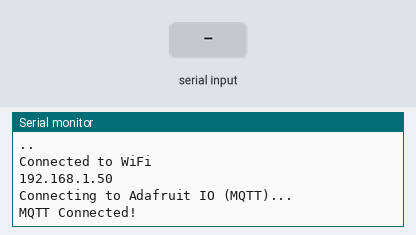
A sketch run on a simulated ESP32. Shown: the last lines printed to the serial monitor. The test bench sets the inputs (shaded band). WiFi joins after 1.5 s; servers stay silent unless stated; no MQTT or app messages arrive unless stated.

Above: at 3.2 s.
3.3 s: "1\n" received over the second serial link
At 3.7 s:
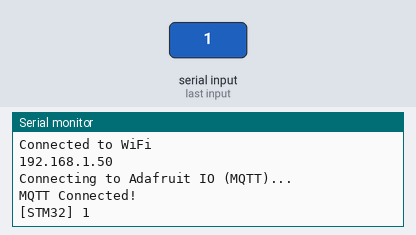
4.8 s: "0\n" received over the second serial link
At 6.0 s:
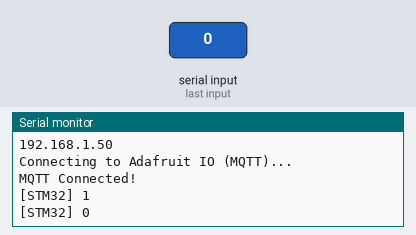
6.3 s: "2\n" received over the second serial link
At 7.1 s:
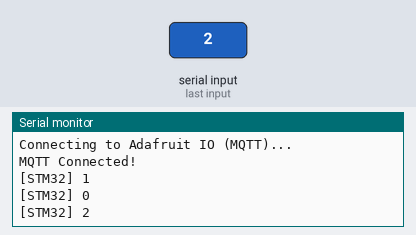

The sketch:

nodemcu_logger.ino
```cpp
#include <WiFi.h>
#include <HardwareSerial.h>
#include "Adafruit_MQTT.h"
#include "Adafruit_MQTT_Client.h"

#define RX2 16
// Adafruit IO credentials
#define AIO_USERNAME  "xxxxxx"
#define AIO_KEY       "xxxxxxx"
#define AIO_SERVER    "io.adafruit.com"
#define AIO_SERVER_PORT 1883  // Non-secure port
#define AIO_LOG_FEED "xxxxxx/feeds/default.password-auth-feed"

// Wi-Fi credentials
const char* ssid = "xxxxx";
const char* password = "xxxxx";


// Set up the WiFi client and MQTT client
WiFiClient client;
Adafruit_MQTT_Client mqtt(&client, AIO_SERVER, AIO_SERVER_PORT, AIO_USERNAME, AIO_KEY);

// Set up the Adafruit IO feed
Adafruit_MQTT_Publish logFeed = Adafruit_MQTT_Publish(&mqtt, AIO_LOG_FEED);

// Serial port for STM32 logs
HardwareSerial SerialPort(2);

void setup() {
  Serial.begin(115200);
  Serial.println("Starting...\n");

  // WiFi.mode(WIFI_STA);
  WiFi.begin(ssid, password);
  Serial.print("Connecting to WiFi \n");

  while (WiFi.status() != WL_CONNECTED) {
    delay(1000);
    Serial.print(".");
  }

  Serial.println("\nConnected to WiFi\n");
  Serial.println(WiFi.localIP());
  Serial.println("\n");

  // Begin UART2 (receiving from STM32)
  SerialPort.begin(115200, SERIAL_8N1, RX2, -1);

  // MQTT Connect
  Serial.println("Connecting to Adafruit IO (MQTT)...");
  connectToMQTT();
}

void connectToMQTT() {
  int8_t ret;
  while ((ret = mqtt.connect()) != 0) {
    Serial.print("MQTT connect failed, error: ");
    Serial.println(mqtt.connectErrorString(ret));
    delay(5000);
  }
  Serial.println("MQTT Connected!");
}

void loop() {
  static String incomingMsg = "";
   if (!mqtt.connected()) {
    connectToMQTT();
  }
  // Check MQTT connection
  mqtt.processPackets(10);
  mqtt.ping();

  // Read UART from STM32
  while (SerialPort.available()) {
    char c = SerialPort.read();
    if (c == '\n') {
      incomingMsg.trim(); // Remove trailing \r or whitespace
      Serial.println("[STM32] " + incomingMsg);
      // Publish to Adafruit IO
      if (!logFeed.publish(incomingMsg.c_str())) {
        Serial.println("Failed to publish message");
      }

      incomingMsg = "";  // Reset for next message
    } else {
      incomingMsg += c;
    }
  }
}
```

Measured:
- after the input at 3.3 s, the serial monitor: prints a new line at once (image 1)
- after the input at 4.8 s, the serial monitor: prints a new line at once (image 2)
- after the input at 6.3 s, the serial monitor: prints a new line at once (image 3)
